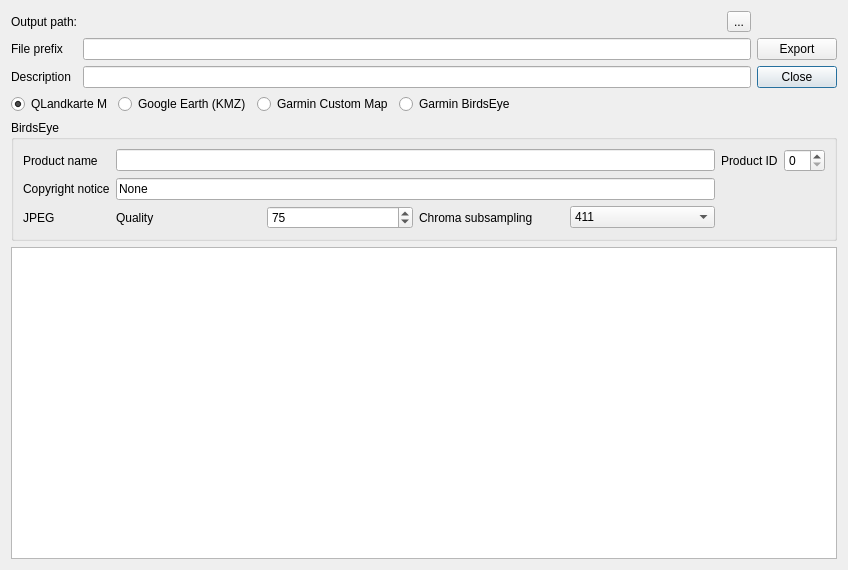
<?xml version="1.0" encoding="UTF-8"?>
<ui version="4.0">
 <class>IMapQMAPExport</class>
 <widget class="QDialog" name="IMapQMAPExport">
  <property name="geometry">
   <rect>
    <x>0</x>
    <y>0</y>
    <width>848</width>
    <height>570</height>
   </rect>
  </property>
  <property name="windowTitle">
   <string>Export map ...</string>
  </property>
  <layout class="QVBoxLayout" name="verticalLayout_2">
   <item>
    <layout class="QGridLayout" name="xxx">
     <item row="0" column="0">
      <widget class="QLabel" name="label_3">
       <property name="text">
        <string>Output path:</string>
       </property>
      </widget>
     </item>
     <item row="0" column="1">
      <layout class="QHBoxLayout">
       <item>
        <widget class="QLabel" name="labelPath">
         <property name="text">
          <string/>
         </property>
        </widget>
       </item>
       <item>
        <widget class="QToolButton" name="toolPath">
         <property name="text">
          <string>...</string>
         </property>
        </widget>
       </item>
      </layout>
     </item>
     <item row="1" column="0">
      <widget class="QLabel" name="label">
       <property name="text">
        <string>File prefix</string>
       </property>
      </widget>
     </item>
     <item row="1" column="1">
      <widget class="QLineEdit" name="linePrefix"/>
     </item>
     <item row="2" column="0">
      <widget class="QLabel" name="label_2">
       <property name="text">
        <string>Description</string>
       </property>
      </widget>
     </item>
     <item row="2" column="1">
      <widget class="QLineEdit" name="lineDescription"/>
     </item>
     <item row="2" column="2">
      <widget class="QPushButton" name="pushCancel">
       <property name="text">
        <string>Close</string>
       </property>
      </widget>
     </item>
     <item row="1" column="2">
      <widget class="QPushButton" name="pushExport">
       <property name="text">
        <string>Export</string>
       </property>
      </widget>
     </item>
    </layout>
   </item>
   <item>
    <layout class="QHBoxLayout" name="horizontalLayout">
     <item>
      <widget class="QRadioButton" name="radioQLM">
       <property name="text">
        <string>QLandkarte M</string>
       </property>
       <property name="checked">
        <bool>true</bool>
       </property>
      </widget>
     </item>
     <item>
      <widget class="QRadioButton" name="radioGE">
       <property name="text">
        <string>Google Earth (KMZ)</string>
       </property>
      </widget>
     </item>
     <item>
      <widget class="QRadioButton" name="radioGCM">
       <property name="text">
        <string>Garmin Custom Map</string>
       </property>
      </widget>
     </item>
     <item>
      <widget class="QRadioButton" name="radioJNX">
       <property name="text">
        <string>Garmin BirdsEye</string>
       </property>
      </widget>
     </item>
     <item>
      <spacer name="horizontalSpacer">
       <property name="orientation">
        <enum>Qt::Horizontal</enum>
       </property>
       <property name="sizeHint" stdset="0">
        <size>
         <width>40</width>
         <height>20</height>
        </size>
       </property>
      </spacer>
     </item>
    </layout>
   </item>
   <item>
    <widget class="QGroupBox" name="groupBirdsEye">
     <property name="title">
      <string>BirdsEye</string>
     </property>
     <layout class="QVBoxLayout" name="verticalLayout">
      <item>
       <layout class="QGridLayout" name="gridLayout">
        <item row="0" column="0">
         <widget class="QLabel" name="label_5">
          <property name="text">
           <string>Product name</string>
          </property>
         </widget>
        </item>
        <item row="0" column="1">
         <widget class="QLineEdit" name="lineProductName">
          <property name="text">
           <string/>
          </property>
         </widget>
        </item>
        <item row="1" column="0">
         <widget class="QLabel" name="label_6">
          <property name="text">
           <string>Copyright notice</string>
          </property>
         </widget>
        </item>
        <item row="1" column="1">
         <widget class="QLineEdit" name="lineCopyright">
          <property name="text">
           <string>None</string>
          </property>
         </widget>
        </item>
        <item row="0" column="2">
         <layout class="QHBoxLayout" name="horizontalLayout_2">
          <item>
           <widget class="QLabel" name="label_4">
            <property name="text">
             <string>Product ID</string>
            </property>
           </widget>
          </item>
          <item>
           <widget class="QSpinBox" name="spinProductId"/>
          </item>
         </layout>
        </item>
        <item row="2" column="1">
         <layout class="QHBoxLayout" name="horizontalLayout_3">
          <item>
           <widget class="QLabel" name="label_7">
            <property name="text">
             <string>Quality</string>
            </property>
           </widget>
          </item>
          <item>
           <widget class="QSpinBox" name="spinJpegQuality">
            <property name="minimum">
             <number>1</number>
            </property>
            <property name="maximum">
             <number>100</number>
            </property>
            <property name="value">
             <number>75</number>
            </property>
           </widget>
          </item>
          <item>
           <widget class="QLabel" name="label_8">
            <property name="text">
             <string>Chroma subsampling</string>
            </property>
           </widget>
          </item>
          <item>
           <widget class="QComboBox" name="comboJpegSubsampling">
            <item>
             <property name="text">
              <string>411</string>
             </property>
            </item>
            <item>
             <property name="text">
              <string>422</string>
             </property>
            </item>
            <item>
             <property name="text">
              <string>444</string>
             </property>
            </item>
           </widget>
          </item>
         </layout>
        </item>
        <item row="2" column="0">
         <widget class="QLabel" name="label_9">
          <property name="text">
           <string>JPEG</string>
          </property>
         </widget>
        </item>
       </layout>
      </item>
     </layout>
    </widget>
   </item>
   <item>
    <widget class="QTextBrowser" name="textBrowser">
     <property name="lineWrapMode">
      <enum>QTextEdit::NoWrap</enum>
     </property>
    </widget>
   </item>
  </layout>
 </widget>
 <resources/>
 <connections>
  <connection>
   <sender>pushCancel</sender>
   <signal>clicked()</signal>
   <receiver>IMapQMAPExport</receiver>
   <slot>reject()</slot>
   <hints>
    <hint type="sourcelabel">
     <x>800</x>
     <y>108</y>
    </hint>
    <hint type="destinationlabel">
     <x>423</x>
     <y>316</y>
    </hint>
   </hints>
  </connection>
 </connections>
</ui>
